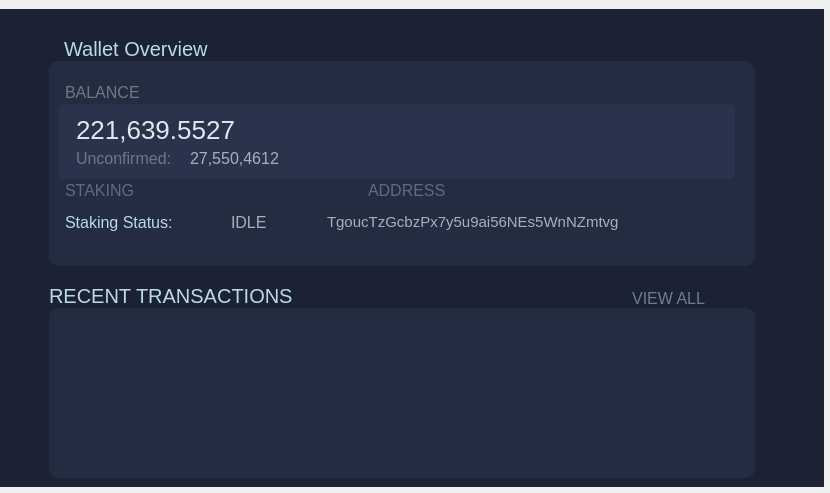
<?xml version="1.0" encoding="UTF-8"?>
<ui version="4.0">
 <class>OverviewPage</class>
 <widget class="QWidget" name="OverviewPage">
  <property name="enabled">
   <bool>true</bool>
  </property>
  <property name="geometry">
   <rect>
    <x>0</x>
    <y>0</y>
    <width>830</width>
    <height>493</height>
   </rect>
  </property>
  <property name="windowTitle">
   <string>Form</string>
  </property>
  <property name="autoFillBackground">
   <bool>false</bool>
  </property>
  <property name="styleSheet">
   <string notr="true"/>
  </property>
  <layout class="QGridLayout" name="gridLayout">
   <property name="leftMargin">
    <number>0</number>
   </property>
   <property name="topMargin">
    <number>9</number>
   </property>
   <property name="rightMargin">
    <number>6</number>
   </property>
   <property name="bottomMargin">
    <number>6</number>
   </property>
   <item row="0" column="0">
    <layout class="QHBoxLayout" name="horizontalLayout" stretch="0">
     <property name="spacing">
      <number>0</number>
     </property>
     <property name="rightMargin">
      <number>0</number>
     </property>
     <item>
      <widget class="QWidget" name="widget_2" native="true">
       <property name="styleSheet">
        <string notr="true">background-color:#1b2234;
</string>
       </property>
       <layout class="QGridLayout" name="gridLayout_6">
        <item row="0" column="0">
         <layout class="QVBoxLayout" name="verticalLayout_2" stretch="1,3,1,4">
          <property name="spacing">
           <number>0</number>
          </property>
          <item>
           <layout class="QVBoxLayout" name="WALLET_TITLE">
            <property name="spacing">
             <number>0</number>
            </property>
            <property name="sizeConstraint">
             <enum>QLayout::SetDefaultConstraint</enum>
            </property>
            <property name="topMargin">
             <number>0</number>
            </property>
            <property name="bottomMargin">
             <number>0</number>
            </property>
            <item>
             <layout class="QHBoxLayout" name="WalletTitle" stretch="0,0,0,0">
              <property name="spacing">
               <number>0</number>
              </property>
              <item>
               <spacer name="horizontalSpacer_12">
                <property name="orientation">
                 <enum>Qt::Horizontal</enum>
                </property>
                <property name="sizeType">
                 <enum>QSizePolicy::Fixed</enum>
                </property>
                <property name="sizeHint" stdset="0">
                 <size>
                  <width>55</width>
                  <height>20</height>
                 </size>
                </property>
               </spacer>
              </item>
              <item alignment="Qt::AlignBottom">
               <widget class="QLabel" name="label">
                <property name="sizePolicy">
                 <sizepolicy hsizetype="Preferred" vsizetype="Preferred">
                  <horstretch>0</horstretch>
                  <verstretch>0</verstretch>
                 </sizepolicy>
                </property>
                <property name="minimumSize">
                 <size>
                  <width>0</width>
                  <height>0</height>
                 </size>
                </property>
                <property name="maximumSize">
                 <size>
                  <width>16777215</width>
                  <height>16777215</height>
                 </size>
                </property>
                <property name="styleSheet">
                 <string notr="true">color:#b9dbe8;
background-color:#1b2234;
font-size: 20px;

</string>
                </property>
                <property name="text">
                 <string>Wallet Overview</string>
                </property>
                <property name="alignment">
                 <set>Qt::AlignBottom|Qt::AlignLeading|Qt::AlignLeft</set>
                </property>
                <property name="margin">
                 <number>15</number>
                </property>
               </widget>
              </item>
              <item>
               <spacer name="horizontalSpacer_9">
                <property name="orientation">
                 <enum>Qt::Horizontal</enum>
                </property>
                <property name="sizeHint" stdset="0">
                 <size>
                  <width>40</width>
                  <height>20</height>
                 </size>
                </property>
               </spacer>
              </item>
              <item>
               <widget class="QLabel" name="labelWalletStatus">
                <property name="text">
                 <string/>
                </property>
               </widget>
              </item>
             </layout>
            </item>
           </layout>
          </item>
          <item>
           <layout class="QVBoxLayout" name="BALANCE_CONTENT">
            <property name="spacing">
             <number>0</number>
            </property>
            <property name="topMargin">
             <number>0</number>
            </property>
            <item>
             <layout class="QHBoxLayout" name="horizontalLayout_2">
              <property name="spacing">
               <number>0</number>
              </property>
              <property name="leftMargin">
               <number>30</number>
              </property>
              <property name="topMargin">
               <number>0</number>
              </property>
              <property name="rightMargin">
               <number>30</number>
              </property>
              <property name="bottomMargin">
               <number>0</number>
              </property>
              <item>
               <widget class="QLabel" name="label_2">
                <property name="minimumSize">
                 <size>
                  <width>10</width>
                  <height>0</height>
                 </size>
                </property>
                <property name="maximumSize">
                 <size>
                  <width>10</width>
                  <height>16777215</height>
                 </size>
                </property>
                <property name="styleSheet">
                 <string notr="true">background-color:#1b2234;

</string>
                </property>
               </widget>
              </item>
              <item>
               <widget class="QWidget" name="widget_4" native="true">
                <property name="sizePolicy">
                 <sizepolicy hsizetype="Preferred" vsizetype="Preferred">
                  <horstretch>0</horstretch>
                  <verstretch>0</verstretch>
                 </sizepolicy>
                </property>
                <property name="maximumSize">
                 <size>
                  <width>16777215</width>
                  <height>250</height>
                 </size>
                </property>
                <property name="styleSheet">
                 <string notr="true">background:#232c41;
padding:2px;
border-radius:10px;</string>
                </property>
                <layout class="QGridLayout" name="gridLayout_3">
                 <property name="leftMargin">
                  <number>10</number>
                 </property>
                 <property name="topMargin">
                  <number>20</number>
                 </property>
                 <property name="rightMargin">
                  <number>10</number>
                 </property>
                 <item row="0" column="0">
                  <layout class="QVBoxLayout" name="verticalLayout_3" stretch="1,3,1,1,0">
                   <property name="spacing">
                    <number>0</number>
                   </property>
                   <property name="sizeConstraint">
                    <enum>QLayout::SetNoConstraint</enum>
                   </property>
                   <item>
                    <layout class="QHBoxLayout" name="horizontalLayout_5">
                     <property name="spacing">
                      <number>0</number>
                     </property>
                     <item>
                      <widget class="QLabel" name="label_5">
                       <property name="styleSheet">
                        <string notr="true">color:#6d7886;
font-size:16px;</string>
                       </property>
                       <property name="text">
                        <string>BALANCE</string>
                       </property>
                      </widget>
                     </item>
                     <item>
                      <spacer name="horizontalSpacer">
                       <property name="orientation">
                        <enum>Qt::Horizontal</enum>
                       </property>
                       <property name="sizeHint" stdset="0">
                        <size>
                         <width>40</width>
                         <height>20</height>
                        </size>
                       </property>
                      </spacer>
                     </item>
                     <item>
                      <widget class="QLabel" name="labelAlerts">
                       <property name="styleSheet">
                        <string notr="true">color:red;</string>
                       </property>
                       <property name="text">
                        <string/>
                       </property>
                      </widget>
                     </item>
                    </layout>
                   </item>
                   <item>
                    <layout class="QHBoxLayout" name="horizontalLayout_6">
                     <property name="spacing">
                      <number>0</number>
                     </property>
                     <item>
                      <widget class="QWidget" name="widget_5" native="true">
                       <property name="sizePolicy">
                        <sizepolicy hsizetype="Preferred" vsizetype="Preferred">
                         <horstretch>0</horstretch>
                         <verstretch>0</verstretch>
                        </sizepolicy>
                       </property>
                       <property name="maximumSize">
                        <size>
                         <width>16777215</width>
                         <height>90</height>
                        </size>
                       </property>
                       <property name="sizeIncrement">
                        <size>
                         <width>0</width>
                         <height>0</height>
                        </size>
                       </property>
                       <property name="styleSheet">
                        <string notr="true">background:#29334b;
padding:2px;
border-radius:5px;
shadow:3px;</string>
                       </property>
                       <layout class="QGridLayout" name="gridLayout_2">
                        <item row="0" column="0">
                         <layout class="QVBoxLayout" name="verticalLayout_4">
                          <property name="spacing">
                           <number>0</number>
                          </property>
                          <item>
                           <layout class="QHBoxLayout" name="horizontalLayout_13">
                            <item>
                             <widget class="QLabel" name="labelTotal">
                              <property name="sizePolicy">
                               <sizepolicy hsizetype="Preferred" vsizetype="Preferred">
                                <horstretch>0</horstretch>
                                <verstretch>0</verstretch>
                               </sizepolicy>
                              </property>
                              <property name="minimumSize">
                               <size>
                                <width>0</width>
                                <height>0</height>
                               </size>
                              </property>
                              <property name="font">
                               <font>
                                <pointsize>-1</pointsize>
                               </font>
                              </property>
                              <property name="styleSheet">
                               <string notr="true">color:#dceaed;
font-size:26px;</string>
                              </property>
                              <property name="text">
                               <string>221,639.5527</string>
                              </property>
                              <property name="alignment">
                               <set>Qt::AlignLeading|Qt::AlignLeft|Qt::AlignVCenter</set>
                              </property>
                             </widget>
                            </item>
                            <item>
                             <spacer name="horizontalSpacer_6">
                              <property name="orientation">
                               <enum>Qt::Horizontal</enum>
                              </property>
                              <property name="sizeHint" stdset="0">
                               <size>
                                <width>40</width>
                                <height>20</height>
                               </size>
                              </property>
                             </spacer>
                            </item>
                           </layout>
                          </item>
                          <item>
                           <layout class="QHBoxLayout" name="horizontalLayout_15">
                            <property name="spacing">
                             <number>6</number>
                            </property>
                            <property name="sizeConstraint">
                             <enum>QLayout::SetDefaultConstraint</enum>
                            </property>
                            <property name="topMargin">
                             <number>0</number>
                            </property>
                            <property name="bottomMargin">
                             <number>0</number>
                            </property>
                            <item>
                             <spacer name="horizontalSpacer_2">
                              <property name="orientation">
                               <enum>Qt::Horizontal</enum>
                              </property>
                              <property name="sizeType">
                               <enum>QSizePolicy::Fixed</enum>
                              </property>
                              <property name="sizeHint" stdset="0">
                               <size>
                                <width>2</width>
                                <height>20</height>
                               </size>
                              </property>
                             </spacer>
                            </item>
                            <item>
                             <widget class="QLabel" name="label_54">
                              <property name="styleSheet">
                               <string notr="true">color:#6d7886;
font-size:16px;</string>
                              </property>
                              <property name="text">
                               <string>Unconfirmed:</string>
                              </property>
                             </widget>
                            </item>
                            <item>
                             <widget class="QLabel" name="labelUnconfirmed">
                              <property name="styleSheet">
                               <string notr="true">color:#a5b1ba;
font-size:16px;</string>
                              </property>
                              <property name="text">
                               <string>27,550,4612</string>
                              </property>
                             </widget>
                            </item>
                            <item>
                             <spacer name="horizontalSpacer_8">
                              <property name="orientation">
                               <enum>Qt::Horizontal</enum>
                              </property>
                              <property name="sizeHint" stdset="0">
                               <size>
                                <width>40</width>
                                <height>20</height>
                               </size>
                              </property>
                             </spacer>
                            </item>
                           </layout>
                          </item>
                         </layout>
                        </item>
                       </layout>
                      </widget>
                     </item>
                     <item>
                      <spacer name="horizontalSpacer_3">
                       <property name="orientation">
                        <enum>Qt::Horizontal</enum>
                       </property>
                       <property name="sizeType">
                        <enum>QSizePolicy::Fixed</enum>
                       </property>
                       <property name="sizeHint" stdset="0">
                        <size>
                         <width>10</width>
                         <height>20</height>
                        </size>
                       </property>
                      </spacer>
                     </item>
                    </layout>
                   </item>
                   <item>
                    <layout class="QHBoxLayout" name="horizontalLayout_7" stretch="0,0">
                     <property name="spacing">
                      <number>6</number>
                     </property>
                     <property name="bottomMargin">
                      <number>0</number>
                     </property>
                     <item>
                      <layout class="QHBoxLayout" name="horizontalLayout_10">
                       <item>
                        <widget class="QLabel" name="label_17">
                         <property name="sizePolicy">
                          <sizepolicy hsizetype="Fixed" vsizetype="Preferred">
                           <horstretch>0</horstretch>
                           <verstretch>0</verstretch>
                          </sizepolicy>
                         </property>
                         <property name="minimumSize">
                          <size>
                           <width>257</width>
                           <height>0</height>
                          </size>
                         </property>
                         <property name="styleSheet">
                          <string notr="true">color:#616b7b;
font-size:16px;
</string>
                         </property>
                         <property name="text">
                          <string>STAKING</string>
                         </property>
                        </widget>
                       </item>
                       <item>
                        <spacer name="horizontalSpacer_15">
                         <property name="orientation">
                          <enum>Qt::Horizontal</enum>
                         </property>
                         <property name="sizeType">
                          <enum>QSizePolicy::MinimumExpanding</enum>
                         </property>
                         <property name="sizeHint" stdset="0">
                          <size>
                           <width>40</width>
                           <height>20</height>
                          </size>
                         </property>
                        </spacer>
                       </item>
                       <item>
                        <widget class="QLabel" name="label_18">
                         <property name="styleSheet">
                          <string notr="true">color:#616b7b;
font-size:16px;</string>
                         </property>
                         <property name="text">
                          <string>ADDRESS</string>
                         </property>
                        </widget>
                       </item>
                      </layout>
                     </item>
                     <item>
                      <spacer name="horizontalSpacer_14">
                       <property name="orientation">
                        <enum>Qt::Horizontal</enum>
                       </property>
                       <property name="sizeType">
                        <enum>QSizePolicy::Expanding</enum>
                       </property>
                       <property name="sizeHint" stdset="0">
                        <size>
                         <width>80</width>
                         <height>20</height>
                        </size>
                       </property>
                      </spacer>
                     </item>
                    </layout>
                   </item>
                   <item>
                    <layout class="QHBoxLayout" name="horizontalLayout_8">
                     <property name="spacing">
                      <number>0</number>
                     </property>
                     <item>
                      <layout class="QHBoxLayout" name="horizontalLayout_11">
                       <property name="spacing">
                        <number>5</number>
                       </property>
                       <item>
                        <widget class="QLabel" name="label_19">
                         <property name="sizePolicy">
                          <sizepolicy hsizetype="Fixed" vsizetype="Preferred">
                           <horstretch>0</horstretch>
                           <verstretch>0</verstretch>
                          </sizepolicy>
                         </property>
                         <property name="sizeIncrement">
                          <size>
                           <width>0</width>
                           <height>0</height>
                          </size>
                         </property>
                         <property name="baseSize">
                          <size>
                           <width>0</width>
                           <height>0</height>
                          </size>
                         </property>
                         <property name="styleSheet">
                          <string notr="true">color:#b9dbe8;
font-size:16px;</string>
                         </property>
                         <property name="text">
                          <string>Staking Status:</string>
                         </property>
                         <property name="alignment">
                          <set>Qt::AlignLeading|Qt::AlignLeft|Qt::AlignVCenter</set>
                         </property>
                        </widget>
                       </item>
                       <item>
                        <widget class="QPushButton" name="stakeingDot">
                         <property name="sizePolicy">
                          <sizepolicy hsizetype="Fixed" vsizetype="Fixed">
                           <horstretch>0</horstretch>
                           <verstretch>0</verstretch>
                          </sizepolicy>
                         </property>
                         <property name="styleSheet">
                          <string notr="true"/>
                         </property>
                         <property name="text">
                          <string/>
                         </property>
                        </widget>
                       </item>
                       <item>
                        <widget class="QLabel" name="labelStakingStatus">
                         <property name="sizePolicy">
                          <sizepolicy hsizetype="Preferred" vsizetype="Preferred">
                           <horstretch>0</horstretch>
                           <verstretch>0</verstretch>
                          </sizepolicy>
                         </property>
                         <property name="minimumSize">
                          <size>
                           <width>67</width>
                           <height>0</height>
                          </size>
                         </property>
                         <property name="styleSheet">
                          <string notr="true">color:#a5b1ba;
font-size: 16px;</string>
                         </property>
                         <property name="text">
                          <string>IDLE</string>
                         </property>
                         <property name="alignment">
                          <set>Qt::AlignLeading|Qt::AlignLeft|Qt::AlignVCenter</set>
                         </property>
                        </widget>
                       </item>
                       <item>
                        <spacer name="horizontalSpacer_10">
                         <property name="orientation">
                          <enum>Qt::Horizontal</enum>
                         </property>
                         <property name="sizeType">
                          <enum>QSizePolicy::Expanding</enum>
                         </property>
                         <property name="sizeHint" stdset="0">
                          <size>
                           <width>30</width>
                           <height>20</height>
                          </size>
                         </property>
                        </spacer>
                       </item>
                       <item>
                        <widget class="QLabel" name="labelAddressAccount">
                         <property name="sizePolicy">
                          <sizepolicy hsizetype="Expanding" vsizetype="Preferred">
                           <horstretch>0</horstretch>
                           <verstretch>0</verstretch>
                          </sizepolicy>
                         </property>
                         <property name="font">
                          <font>
                           <pointsize>-1</pointsize>
                          </font>
                         </property>
                         <property name="styleSheet">
                          <string notr="true">color:#a5b1ba;
font-size:15px;</string>
                         </property>
                         <property name="text">
                          <string>TgoucTzGcbzPx7y5u9ai56NEs5WnNZmtvg</string>
                         </property>
                         <property name="alignment">
                          <set>Qt::AlignLeading|Qt::AlignLeft|Qt::AlignVCenter</set>
                         </property>
                        </widget>
                       </item>
                       <item>
                        <spacer name="horizontalSpacer_4">
                         <property name="orientation">
                          <enum>Qt::Horizontal</enum>
                         </property>
                         <property name="sizeType">
                          <enum>QSizePolicy::Expanding</enum>
                         </property>
                         <property name="sizeHint" stdset="0">
                          <size>
                           <width>10</width>
                           <height>20</height>
                          </size>
                         </property>
                        </spacer>
                       </item>
                       <item>
                        <widget class="QPushButton" name="btn_copyClipboard">
                         <property name="sizePolicy">
                          <sizepolicy hsizetype="Fixed" vsizetype="Fixed">
                           <horstretch>0</horstretch>
                           <verstretch>0</verstretch>
                          </sizepolicy>
                         </property>
                         <property name="minimumSize">
                          <size>
                           <width>40</width>
                           <height>40</height>
                          </size>
                         </property>
                         <property name="styleSheet">
                          <string notr="true">QPushButton::pressed{
border:0px;
background-image:url(:/icons/copyclipboard_small);
title:none;
width:15px;height:18px;
background-repeat:no-repeat;
background-position: center;
outline: none;
  box-shadow: 0px 0px 0px 1px rgba(0, 0, 0, 0.1) inset,
  0px 1px 4px 0px rgba(0, 0, 0, 0.1) inset !important;
}
QPushButton{
border:0px;
background-image:url(:/icons/copyclipboard_small);
title:none;
width:15px;height:18px;
background-repeat:no-repeat;
background-position: center;
outline: none;
}

</string>
                         </property>
                         <property name="text">
                          <string/>
                         </property>
                        </widget>
                       </item>
                       <item>
                        <spacer name="horizontalSpacer_5">
                         <property name="orientation">
                          <enum>Qt::Horizontal</enum>
                         </property>
                         <property name="sizeType">
                          <enum>QSizePolicy::Fixed</enum>
                         </property>
                         <property name="sizeHint" stdset="0">
                          <size>
                           <width>5</width>
                           <height>20</height>
                          </size>
                         </property>
                        </spacer>
                       </item>
                       <item>
                        <widget class="QPushButton" name="btn_showQR">
                         <property name="sizePolicy">
                          <sizepolicy hsizetype="Fixed" vsizetype="Fixed">
                           <horstretch>0</horstretch>
                           <verstretch>0</verstretch>
                          </sizepolicy>
                         </property>
                         <property name="minimumSize">
                          <size>
                           <width>40</width>
                           <height>40</height>
                          </size>
                         </property>
                         <property name="styleSheet">
                          <string notr="true">QPushButton::pressed{
border:0px;
background-image:url(:/icons/qr_green);
title:none;
width:15px;height:18px;
background-repeat:no-repeat;
background-position: center;
outline: none;
  box-shadow: 0px 0px 0px 1px rgba(0, 0, 0, 0.1) inset,
  0px 1px 4px 0px rgba(0, 0, 0, 0.1) inset !important;
}
QPushButton{
border:0px;
background-image:url(:/icons/qr_green);
title:none;
width:15px;height:18px;
background-repeat:no-repeat;
background-position: center;
outline: none;
}</string>
                         </property>
                         <property name="text">
                          <string/>
                         </property>
                        </widget>
                       </item>
                       <item>
                        <spacer name="horizontalSpacer_7">
                         <property name="orientation">
                          <enum>Qt::Horizontal</enum>
                         </property>
                         <property name="sizeType">
                          <enum>QSizePolicy::Fixed</enum>
                         </property>
                         <property name="sizeHint" stdset="0">
                          <size>
                           <width>20</width>
                           <height>20</height>
                          </size>
                         </property>
                        </spacer>
                       </item>
                      </layout>
                     </item>
                    </layout>
                   </item>
                   <item>
                    <spacer name="verticalSpacer">
                     <property name="orientation">
                      <enum>Qt::Vertical</enum>
                     </property>
                     <property name="sizeType">
                      <enum>QSizePolicy::Fixed</enum>
                     </property>
                     <property name="sizeHint" stdset="0">
                      <size>
                       <width>20</width>
                       <height>15</height>
                      </size>
                     </property>
                    </spacer>
                   </item>
                  </layout>
                 </item>
                </layout>
               </widget>
              </item>
              <item>
               <widget class="QLabel" name="label_4">
                <property name="minimumSize">
                 <size>
                  <width>30</width>
                  <height>0</height>
                 </size>
                </property>
                <property name="maximumSize">
                 <size>
                  <width>30</width>
                  <height>16777215</height>
                 </size>
                </property>
                <property name="styleSheet">
                 <string notr="true">background-color:#1b2234;

</string>
                </property>
               </widget>
              </item>
             </layout>
            </item>
           </layout>
          </item>
          <item>
           <layout class="QVBoxLayout" name="TRANSACTION_TITLE">
            <item>
             <layout class="QHBoxLayout" name="horizontalLayout_3" stretch="2,0,10,5,0,0,1">
              <property name="spacing">
               <number>0</number>
              </property>
              <item>
               <widget class="QLabel" name="label_6">
                <property name="maximumSize">
                 <size>
                  <width>10</width>
                  <height>16777215</height>
                 </size>
                </property>
                <property name="styleSheet">
                 <string notr="true">background-color:#1b2234;
</string>
                </property>
                <property name="text">
                 <string>&lt;html&gt;&lt;head/&gt;&lt;body&gt;&lt;p&gt;&lt;br/&gt;&lt;/p&gt;&lt;/body&gt;&lt;/html&gt;</string>
                </property>
               </widget>
              </item>
              <item>
               <spacer name="horizontalSpacer_13">
                <property name="orientation">
                 <enum>Qt::Horizontal</enum>
                </property>
                <property name="sizeType">
                 <enum>QSizePolicy::Fixed</enum>
                </property>
                <property name="sizeHint" stdset="0">
                 <size>
                  <width>30</width>
                  <height>20</height>
                 </size>
                </property>
               </spacer>
              </item>
              <item>
               <widget class="QLabel" name="label_7">
                <property name="styleSheet">
                 <string notr="true">background-color:#1b2234;
color:#b9dbe8;
font-size:20px;</string>
                </property>
                <property name="text">
                 <string>RECENT TRANSACTIONS</string>
                </property>
                <property name="alignment">
                 <set>Qt::AlignBottom|Qt::AlignLeading|Qt::AlignLeft</set>
                </property>
                <property name="margin">
                 <number>10</number>
                </property>
               </widget>
              </item>
              <item>
               <widget class="QLabel" name="label_10">
                <property name="minimumSize">
                 <size>
                  <width>100</width>
                  <height>0</height>
                 </size>
                </property>
                <property name="maximumSize">
                 <size>
                  <width>150</width>
                  <height>16777215</height>
                 </size>
                </property>
                <property name="styleSheet">
                 <string notr="true">background-color:#1b2234;
color:#6b7f8e;
font-size:16px;</string>
                </property>
                <property name="text">
                 <string>VIEW ALL</string>
                </property>
                <property name="alignment">
                 <set>Qt::AlignBottom|Qt::AlignRight|Qt::AlignTrailing</set>
                </property>
                <property name="margin">
                 <number>10</number>
                </property>
               </widget>
              </item>
              <item>
               <widget class="QPushButton" name="show_tx">
                <property name="sizePolicy">
                 <sizepolicy hsizetype="Minimum" vsizetype="Expanding">
                  <horstretch>0</horstretch>
                  <verstretch>0</verstretch>
                 </sizepolicy>
                </property>
                <property name="minimumSize">
                 <size>
                  <width>0</width>
                  <height>0</height>
                 </size>
                </property>
                <property name="styleSheet">
                 <string notr="true">QPushButton::pressed{
border:0px;
background-image: url(:/icons/history_small);
background-repeat:no-repeat;
background-position: bottom;
margin:11px;
width:18px;
height:18px;
background-size:cover;
outline: none;
box-shadow: 0px 0px 0px 1px rgba(0, 0, 0, 0.1) inset,
  0px 1px 4px 0px rgba(0, 0, 0, 0.1) inset !important;
}
QPushButton{
border:0px;
background-image: url(:/icons/history_small);
background-repeat:no-repeat;
background-position: bottom;
margin:11px;
width:18px;
height:18px;
background-size:cover;
outline: none;
}
                     
                 </string>
                </property>
                <property name="text">
                 <string/>
                </property>
                <property name="iconSize">
                 <size>
                  <width>12</width>
                  <height>12</height>
                 </size>
                </property>
               </widget>
              </item>
              <item>
               <spacer name="horizontalSpacer_11">
                <property name="orientation">
                 <enum>Qt::Horizontal</enum>
                </property>
                <property name="sizeHint" stdset="0">
                 <size>
                  <width>40</width>
                  <height>20</height>
                 </size>
                </property>
               </spacer>
              </item>
              <item>
               <widget class="QLabel" name="label_8">
                <property name="minimumSize">
                 <size>
                  <width>30</width>
                  <height>0</height>
                 </size>
                </property>
                <property name="maximumSize">
                 <size>
                  <width>30</width>
                  <height>16777215</height>
                 </size>
                </property>
                <property name="styleSheet">
                 <string notr="true">background-color:#1b2234;
color:#badce9;</string>
                </property>
               </widget>
              </item>
             </layout>
            </item>
           </layout>
          </item>
          <item>
           <layout class="QGridLayout" name="gridLayout_5">
            <property name="leftMargin">
             <number>0</number>
            </property>
            <property name="rightMargin">
             <number>0</number>
            </property>
            <item row="0" column="0">
             <layout class="QHBoxLayout" name="horizontalLayout_4">
              <property name="spacing">
               <number>0</number>
              </property>
              <property name="leftMargin">
               <number>30</number>
              </property>
              <property name="rightMargin">
               <number>30</number>
              </property>
              <item>
               <widget class="QLabel" name="label_11">
                <property name="minimumSize">
                 <size>
                  <width>10</width>
                  <height>0</height>
                 </size>
                </property>
                <property name="maximumSize">
                 <size>
                  <width>10</width>
                  <height>16777215</height>
                 </size>
                </property>
                <property name="styleSheet">
                 <string notr="true">background-color:#1b2234;</string>
                </property>
                <property name="text">
                 <string/>
                </property>
               </widget>
              </item>
              <item>
               <layout class="QGridLayout" name="gridLayout_7">
                <item row="0" column="0">
                 <widget class="QListView" name="listTransactions">
                  <property name="sizePolicy">
                   <sizepolicy hsizetype="Preferred" vsizetype="Preferred">
                    <horstretch>0</horstretch>
                    <verstretch>0</verstretch>
                   </sizepolicy>
                  </property>
                  <property name="styleSheet">
                   <string notr="true">background:#232c41;
padding:2px;
border-radius:10px;
font-size:14px;
</string>
                  </property>
                  <property name="lineWidth">
                   <number>2</number>
                  </property>
                  <property name="sizeAdjustPolicy">
                   <enum>QAbstractScrollArea::AdjustToContents</enum>
                  </property>
                  <property name="alternatingRowColors">
                   <bool>false</bool>
                  </property>
                 </widget>
                </item>
               </layout>
              </item>
              <item>
               <widget class="QLabel" name="label_12">
                <property name="minimumSize">
                 <size>
                  <width>30</width>
                  <height>0</height>
                 </size>
                </property>
                <property name="maximumSize">
                 <size>
                  <width>30</width>
                  <height>16777215</height>
                 </size>
                </property>
                <property name="styleSheet">
                 <string notr="true">background-color:#1b2234;
</string>
                </property>
               </widget>
              </item>
             </layout>
            </item>
           </layout>
          </item>
         </layout>
        </item>
       </layout>
      </widget>
     </item>
    </layout>
   </item>
  </layout>
 </widget>
 <resources/>
 <connections/>
</ui>
